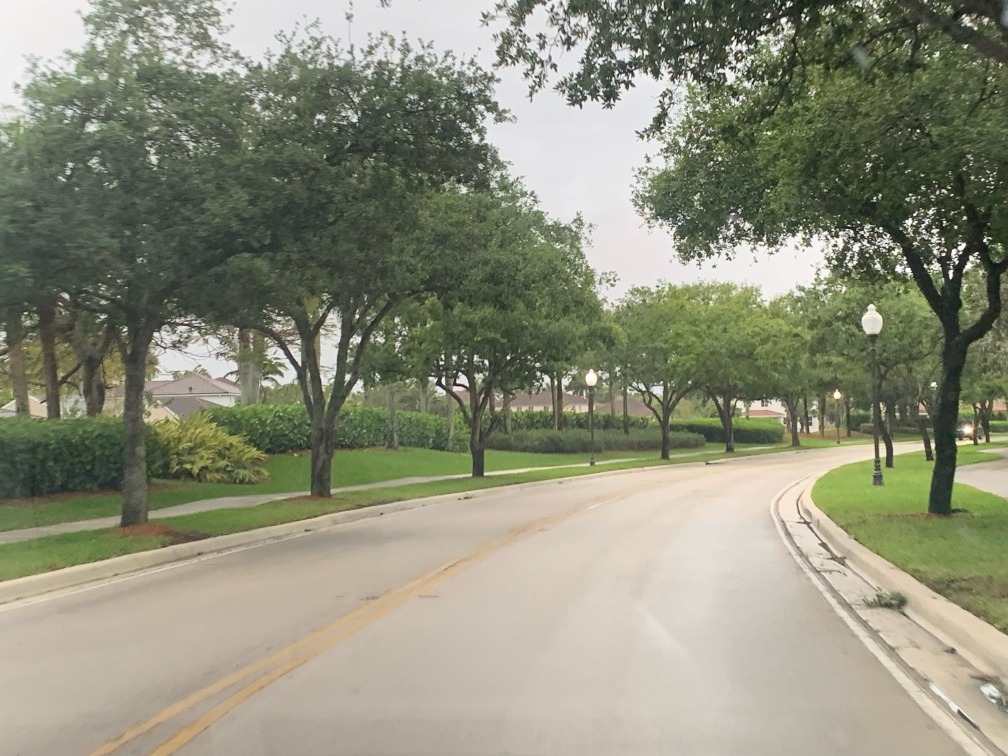
#> input picture roadPictures/homePhoto1.jpg, 4032 x 3024 px (shown at 1/4 size)
$ python 'codeDump[Convergence].py'
#> lines starting #> are read from the running program, lines starting #| are printed output that depends on the picture; after the words box and inside, x2 and y2 are one past the last pixel; in counts of white or black regions, pixels touching at a corner belong together
import cv2
import numpy as np

img = cv2.imread('roadPictures/homePhoto1.jpg')
#> img is the input picture: shape (3024, 4032, 3); mean B, G, R 122, 142.2, 140.7
img = cv2.GaussianBlur(img, (5, 5), 0)
gray = cv2.cvtColor(img, cv2.COLOR_BGR2GRAY)
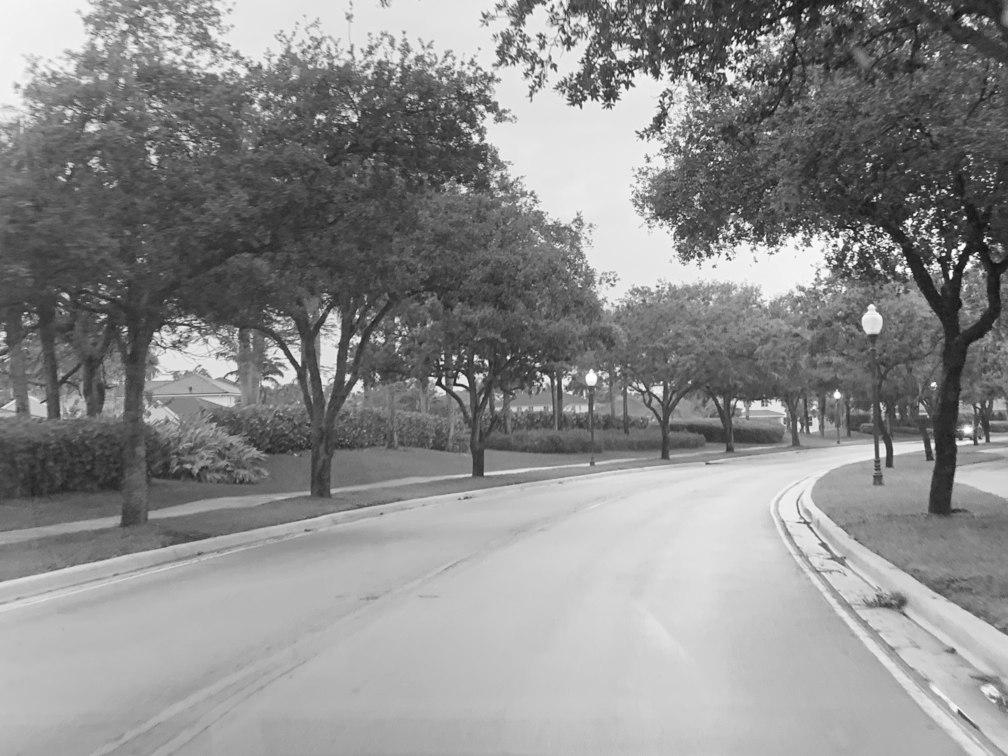
#> gray: shape (3024, 4032) (shown at 1/4 size); min 14, max 255, mean 139.5
edges = cv2.Canny(gray, 120, 200, apertureSize=3, L2gradient = True)
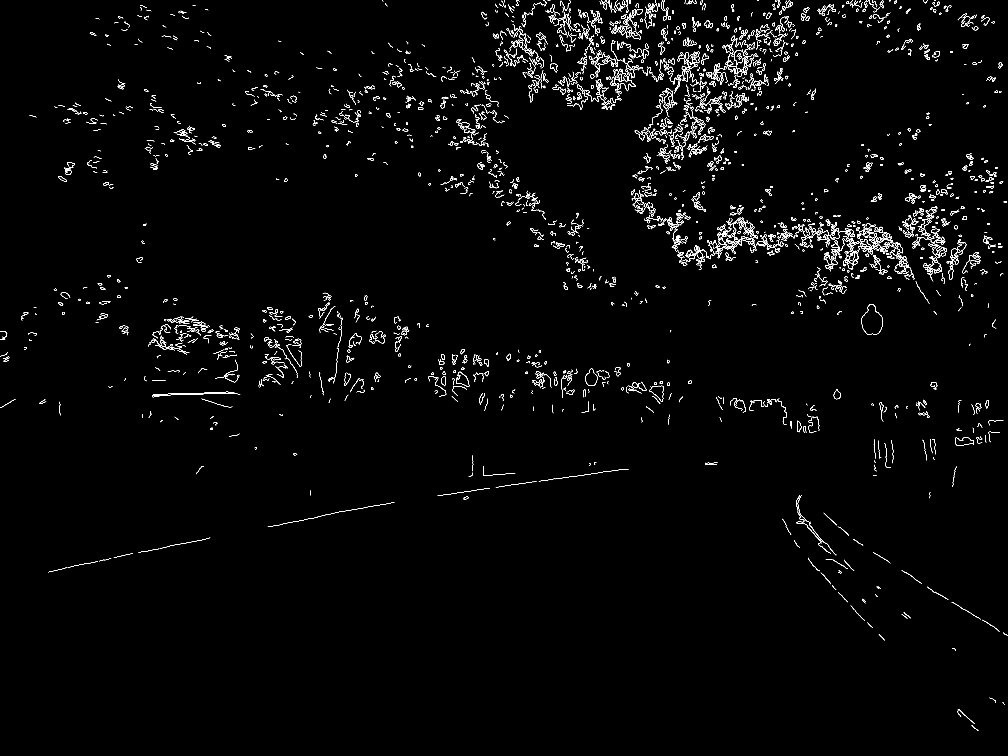
#> edges: shape (3024, 4032) (shown at 1/4 size); 0.98% white in thin lines or dots
lines = cv2.HoughLinesP(edges, rho=1, theta=np.pi/180, threshold=50, minLineLength=7, maxLineGap=100)
#> lines = 2634 rows, first 6: [1750, 1982, 2499, 1877], [2562, 854, 3891, 1064], [1071, 2107, 1268, 2069], [609, 1583, 896, 1573], [2913, 899, 3015, 913], [2871, 935, 3193, 992]

#theoretical perfect
midPointCoord = [int(img.shape[1]/2), int(img.shape[0]/2), int(img.shape[1]/2), int(img.shape[0])]
#> midPointCoord = [2016, 1512, 2016, 3024]
refPointOne = [int(img.shape[1]/2)-10, int(img.shape[0]/2), int(img.shape[1]/4), int(img.shape[0])]
#> refPointOne = [2006, 1512, 1008, 3024]
refPointTwo = [int(img.shape[1]/2)+10, int(img.shape[0]/2), int(img.shape[1]/4)*3, int(img.shape[0])]
#> refPointTwo = [2026, 1512, 3024, 3024]

def nearBy(x1, y1, x2, y2):
    #left
    if (abs(refPointOne[2] - x1) < 200 and abs(refPointOne[3] - y1) < 200) or (abs(refPointOne[2] - x2) < 200 and abs(refPointOne[3] - y2) < 200):
        #cv2.line(img, (x1, y1), (x2, y2), (0, 255, 255), 1)
        nearTrueMid(x1, y1, x2, y2)

    #right
    if (abs(refPointTwo[2] - x1) < 200 and abs(refPointTwo[3] - y1) < 200) or (abs(refPointTwo[2] - x2) < 200 and abs(refPointTwo[3] - y2) < 200):
        #cv2.line(img, (x1, y1), (x2, y2), (0, 255, 255), 1)
        nearTrueMid(x1, y1, x2, y2)

def nearTrueMid(x1, y1, x2, y2):
    if (abs(midPointCoord[0] - x1) < 50 and abs(midPointCoord[1] - y1) < 50) or (abs(midPointCoord[0] - x2) < 50 and abs(midPointCoord[1] - y2) < 50):
        cv2.line(img, (x1, y1), (x2, y2), (0, 0, 255), 3)


for line in lines:
    x1, y1, x2, y2 = line[0]
    nearBy(x1, y1, x2, y2)
    print(x1, x2, y1, y2)
#> this loop made 2634 passes
#| 1750 2499 1982 1877
#| 2562 3891 854 1064
#| 1071 1268 2107 2069
#| 609 896 1583 1573
#| 2913 3015 899 913
#| 2871 3193 935 992
#| 3300 3861 1023 1132
#| 645 806 1308 1286
#> (further printed lines are left out)

#reference area
# cv2.line(img, (midPointCoord[0], midPointCoord[1]), (midPointCoord[2], midPointCoord[3]), (255, 0, 0), 1)
# cv2.line(img, (refPointOne[0], refPointOne[1]), (refPointOne[2], refPointOne[3]), (0, 255, 0), 1)
# cv2.line(img, (refPointTwo[0], refPointTwo[1]), (refPointTwo[2], refPointTwo[3]), (0, 255, 0), 1)

img = cv2.resize(edges, dsize=(500,500))
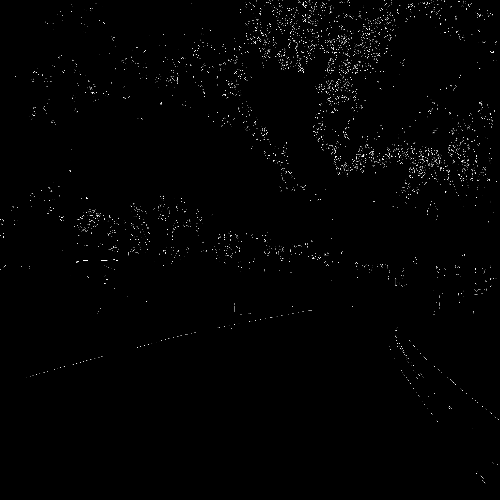
#> img: shape (500, 500); min 0, max 255, mean 2.5
cv2.imshow('Result', img)
cv2.waitKey(0)
cv2.destroyAllWindows()

$ run again, with roadPictures/gitHubPhoto1.jpg copied over roadPictures/homePhoto1.jpg
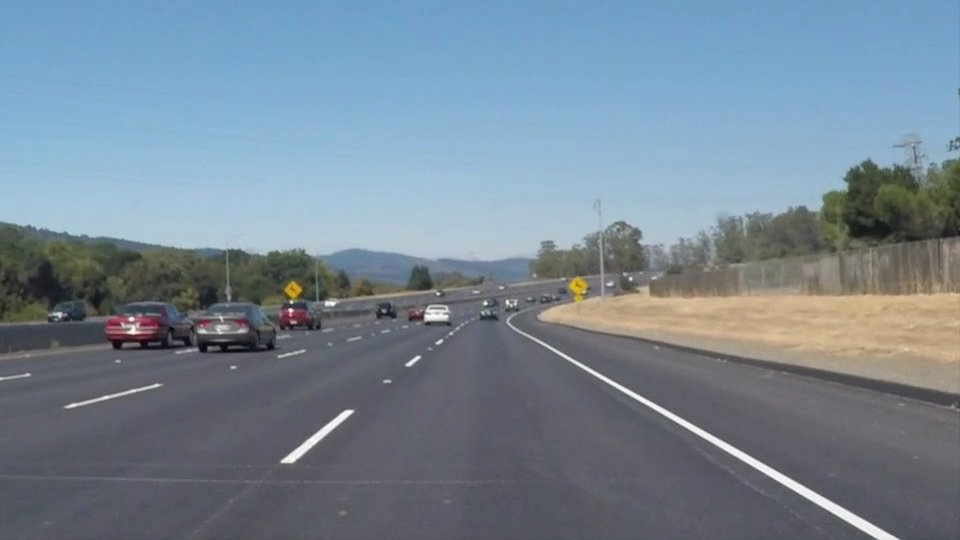
#> input picture roadPictures/gitHubPhoto1.jpg, 960 x 540 px
#> img is the input picture: shape (540, 960, 3); mean B, G, R 148.1, 134.5, 118.5
#> `edges = cv2.Canny(gray, 120, 200, apertureSize=3, L2gradient = True)`:
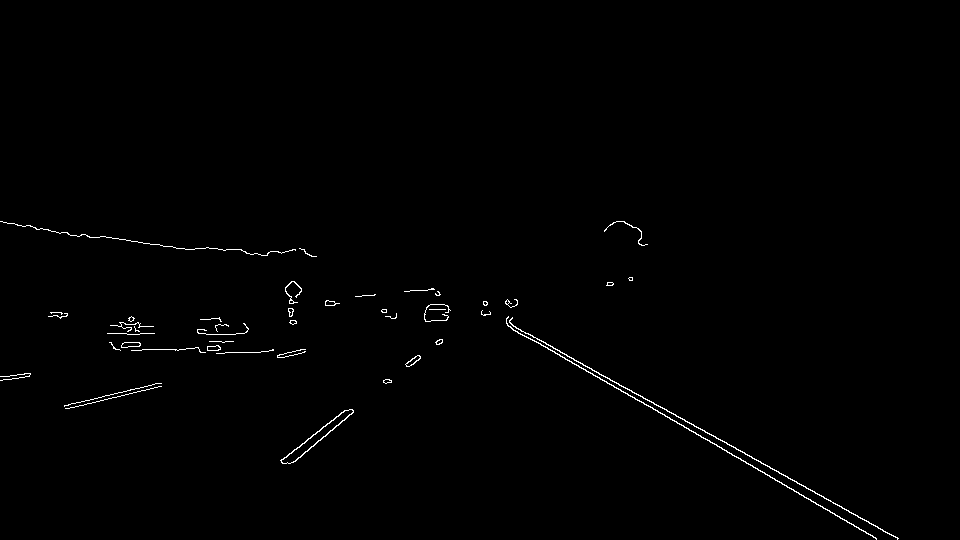
#> edges: shape (540, 960); 0.65% white in thin lines or dots, all inside (x1, y1, x2, y2) = (0, 221, 899, 540)
#> lines = 15 rows, first 6: [490, 313, 897, 539], [487, 314, 876, 538], [482, 310, 875, 537], [489, 311, 898, 538], [68, 404, 159, 383], [17, 225, 191, 249]
#> the loop `for line in lines:` made 15 passes
#> (printed output is left out)
#> `img = cv2.resize(edges, dsize=(500,500))`:
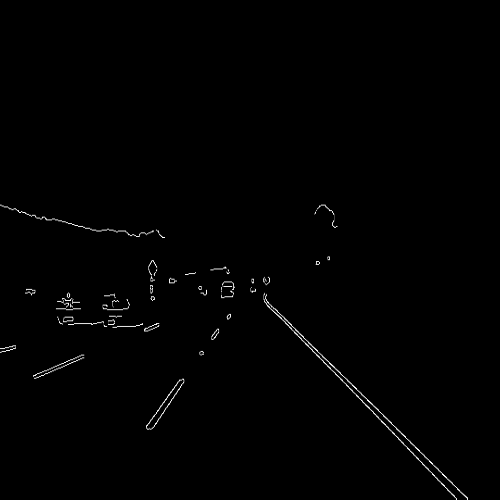
#> img: shape (500, 500); min 0, max 255, mean 1.6

$ run again, with roadPictures/gitHubPhoto2.jpg copied over roadPictures/homePhoto1.jpg
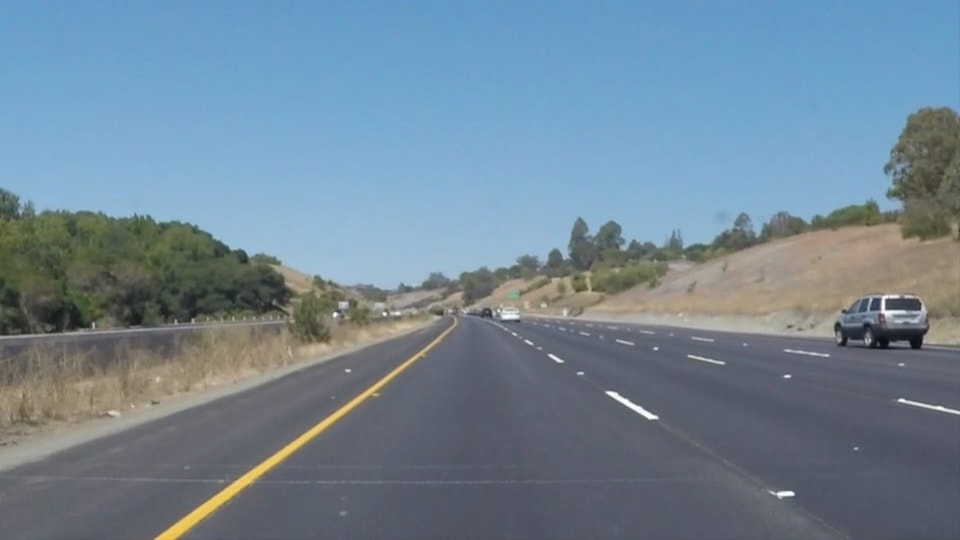
#> input picture roadPictures/gitHubPhoto2.jpg, 960 x 540 px
#> img is the input picture: shape (540, 960, 3); mean B, G, R 149, 133.4, 113
#> `edges = cv2.Canny(gray, 120, 200, apertureSize=3, L2gradient = True)`:
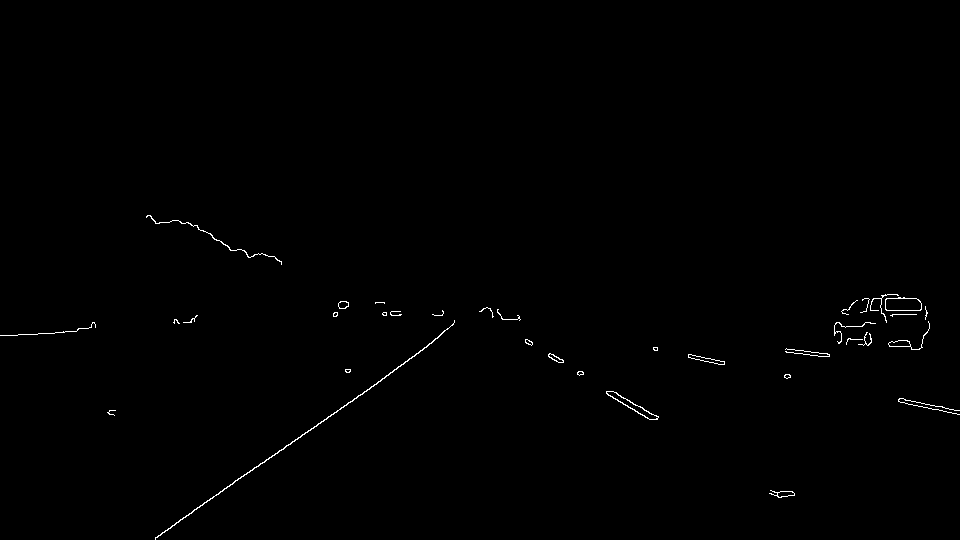
#> edges: shape (540, 960); 0.43% white in thin lines or dots, all inside (x1, y1, x2, y2) = (0, 215, 960, 540)
#> lines = 13 rows, first 6: [155, 537, 426, 347], [155, 538, 484, 308], [385, 315, 497, 310], [654, 350, 787, 378], [654, 347, 790, 376], [0, 335, 76, 331]
#> the loop `for line in lines:` made 13 passes
#> (printed output is left out)
#> `img = cv2.resize(edges, dsize=(500,500))`:
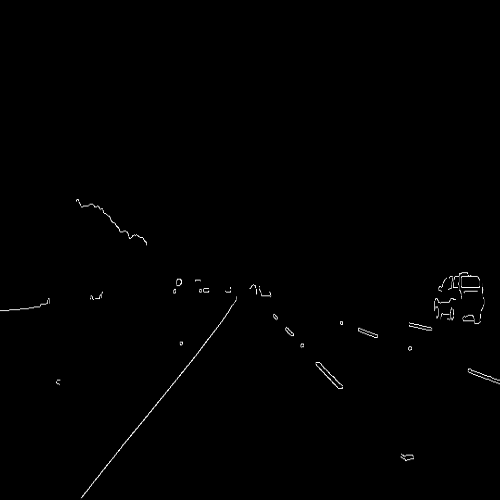
#> img: shape (500, 500); min 0, max 255, mean 1.1

$ run again, with roadPictures/gitHubPhoto3.jpg copied over roadPictures/homePhoto1.jpg
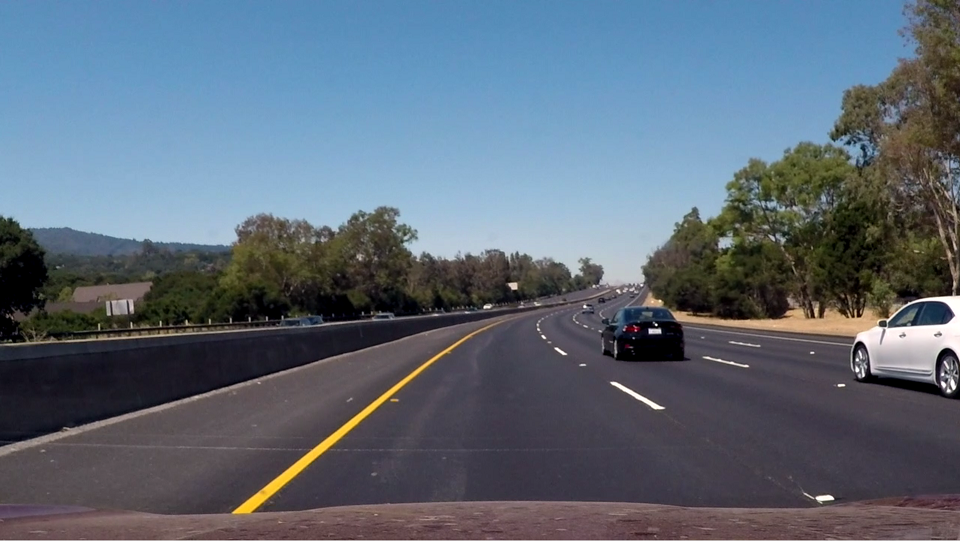
#> input picture roadPictures/gitHubPhoto3.jpg, 960 x 541 px
#> img is the input picture: shape (541, 960, 3); mean B, G, R 118.8, 105.2, 92.9
#> `edges = cv2.Canny(gray, 120, 200, apertureSize=3, L2gradient = True)`:
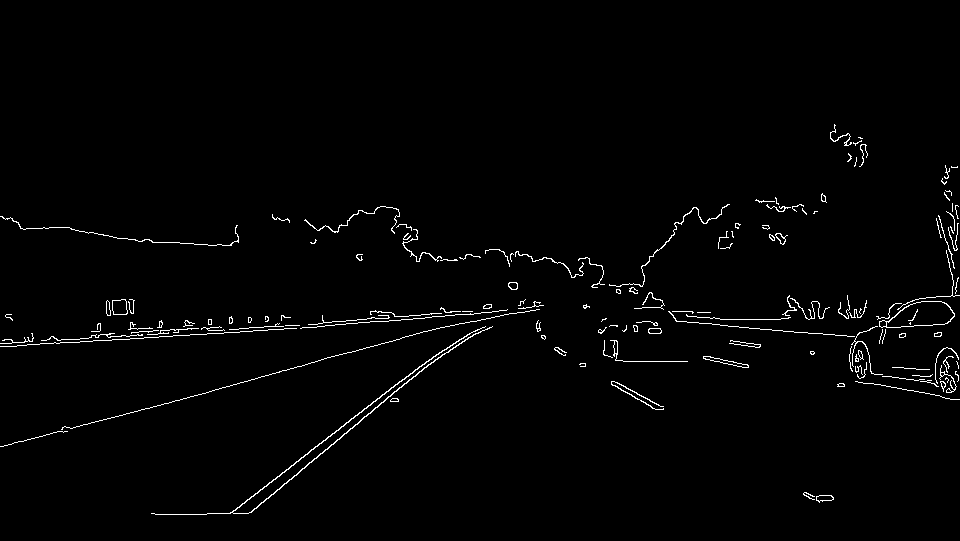
#> edges: shape (541, 960); 1.5% white in thin lines or dots, all inside (x1, y1, x2, y2) = (0, 124, 960, 515)
#> lines = 57 rows, first 6: [230, 513, 553, 261], [251, 512, 552, 259], [24, 337, 663, 304], [3, 446, 301, 366], [75, 342, 662, 301], [0, 343, 207, 329]
#> the loop `for line in lines:` made 57 passes
#> (printed output is left out)
#> `img = cv2.resize(edges, dsize=(500,500))`:
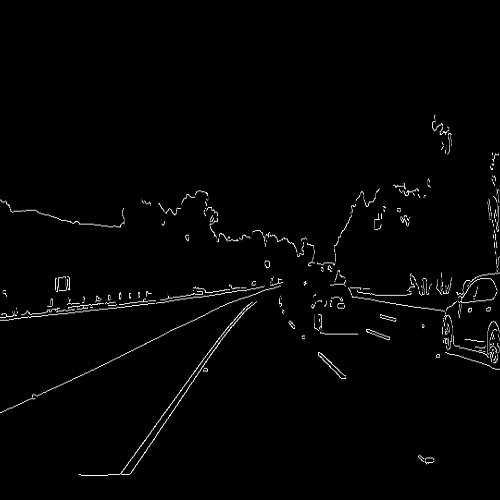
#> img: shape (500, 500); min 0, max 255, mean 3.9
